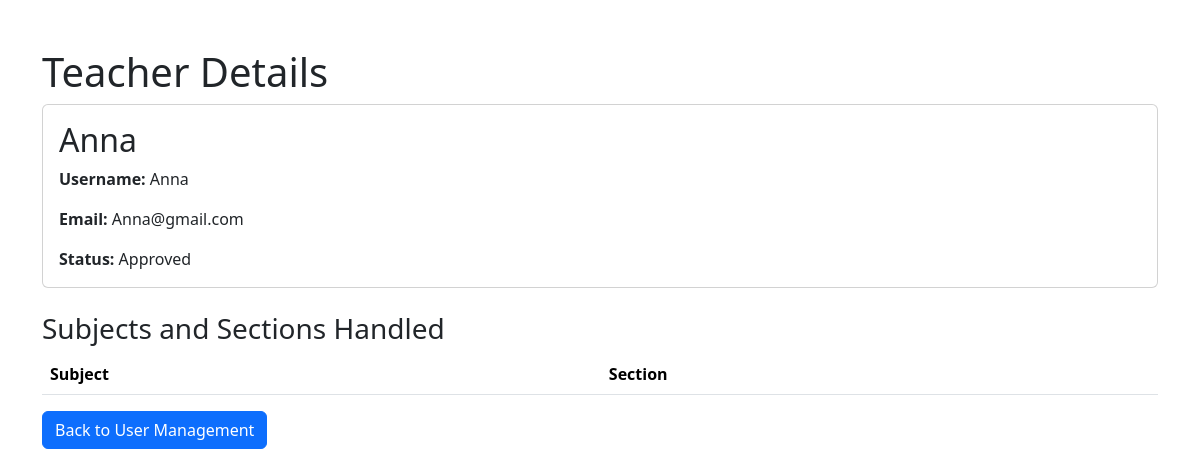
Screenshot of /Home/teacher_details.php?id=10 (signed in) with the database file from the repository.
### tables this page shows
CREATE TABLE `user` (
  `userid` int(11) NOT NULL,
  `name` varchar(36) NOT NULL,
  `username` varchar(36) NOT NULL,
  `address` varchar(36) NOT NULL,
  `role` varchar(36) NOT NULL,
  `security_question` int(11) DEFAULT NULL,
  `security_answer` varchar(255) DEFAULT NULL,
  `status` enum('pending','approved','rejected') DEFAULT 'pending',
  `security_question_id` int(11) DEFAULT NULL,
  `hashed_password` varchar(255) DEFAULT NULL,
  `handled_subjects` int(11) DEFAULT 0,
  `handled_sections` int(11) DEFAULT 0
);

### Home/teacher_details.php (the view, shortened to what this page needs)
<?php
include_once("../LoginRegisterAuthentication/connection.php");
$teacherId = mysqli_real_escape_string($connection, $_GET['id']);
$teacherQuery = "SELECT * FROM user WHERE userid = $teacherId AND role = 'Teacher'";
$teacherResult = mysqli_query($connection, $teacherQuery);
$teacherData = mysqli_fetch_assoc($teacherResult);
?>
<!DOCTYPE html>
<html lang="en">
<head>
    <link rel="stylesheet" href="https://cdn.jsdelivr.net/npm/bootstrap@5.3.3/dist/css/bootstrap.min.css">
</head>
<body>
    <div class="container mt-5">
        <h1>Teacher Details</h1>
        <div class="card mb-4">
            <div class="card-body">
                <h2 class="card-title"><?php echo htmlspecialchars($teacherData['name']); ?></h2>
                <p class="card-text"><strong>Username:</strong> <?php echo htmlspecialchars($teacherData['username']); ?></p>
                <p class="card-text"><strong>Email:</strong> <?php echo htmlspecialchars($teacherData['address']); ?></p>
                <p class="card-text"><strong>Status:</strong> <?php echo ucfirst(htmlspecialchars($teacherData['status'])); ?></p>
            </div>
        </div>
        <h3>Subjects and Sections Handled</h3>
        <table class="table table-striped">
            <thead>
                <tr>
                    <th>Subject</th>
                    <th>Section</th>
                </tr>
            </thead>
        </table>
        <a href="manage_user.php" class="btn btn-primary">Back to User Management</a>
    </div>
</body>
</html>

### rows the page displays
user: name "Anna", username "Anna", address "Anna@gmail.com", status "Approved"
